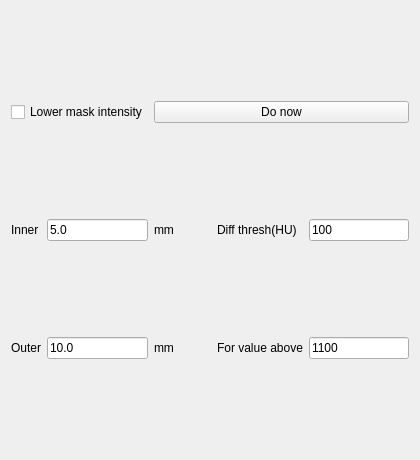
          <widget class="QWidget" name="page_5">
           <property name="geometry">
            <rect>
             <x>0</x>
             <y>0</y>
             <width>420</width>
             <height>460</height>
            </rect>
           </property>
           <attribute name="label">
            <string>Post - Mask Intensity Correction</string>
           </attribute>
           <layout class="QGridLayout" name="gridLayout_5">
            <item row="2" column="1">
             <widget class="QLineEdit" name="lineEditThermoOuter">
              <property name="text">
               <string>10.0</string>
              </property>
             </widget>
            </item>
            <item row="1" column="2">
             <widget class="QLabel" name="label_45">
              <property name="text">
               <string>mm</string>
              </property>
             </widget>
            </item>
            <item row="1" column="4" colspan="2">
             <widget class="QLabel" name="label_51">
              <property name="text">
               <string>Diff thresh(HU)</string>
              </property>
             </widget>
            </item>
            <item row="2" column="6">
             <widget class="QLineEdit" name="lineEditiNoTouchThreshold">
              <property name="text">
               <string>1100</string>
              </property>
             </widget>
            </item>
            <item row="1" column="6">
             <widget class="QLineEdit" name="lineEditRawCorThre">
              <property name="text">
               <string>100</string>
              </property>
             </widget>
            </item>
            <item row="2" column="2">
             <widget class="QLabel" name="label_50">
              <property name="text">
               <string>mm</string>
              </property>
             </widget>
            </item>
            <item row="2" column="4" colspan="2">
             <widget class="QLabel" name="label_52">
              <property name="text">
               <string>For value above</string>
              </property>
             </widget>
            </item>
            <item row="1" column="0">
             <widget class="QLabel" name="label_44">
              <property name="text">
               <string>Inner</string>
              </property>
             </widget>
            </item>
            <item row="1" column="1">
             <widget class="QLineEdit" name="lineEditThermoInner">
              <property name="text">
               <string>5.0</string>
              </property>
             </widget>
            </item>
            <item row="2" column="0">
             <widget class="QLabel" name="label_46">
              <property name="text">
               <string>Outer</string>
              </property>
             </widget>
            </item>
            <item row="0" column="2" colspan="5">
             <widget class="QPushButton" name="pushButtonDoLowerMask">
              <property name="text">
               <string>Do now</string>
              </property>
             </widget>
            </item>
            <item row="0" column="0" colspan="2">
             <widget class="QCheckBox" name="checkBoxRemoveMaskAfterCor">
              <property name="text">
               <string>Lower mask intensity</string>
              </property>
              <property name="checked">
               <bool>false</bool>
              </property>
             </widget>
            </item>
            <item row="1" column="3">
             <spacer name="horizontalSpacer">
              <property name="orientation">
               <enum>Qt::Horizontal</enum>
              </property>
              <property name="sizeHint" stdset="0">
               <size>
                <width>40</width>
                <height>20</height>
               </size>
              </property>
             </spacer>
            </item>
           </layout>
          </widget>
